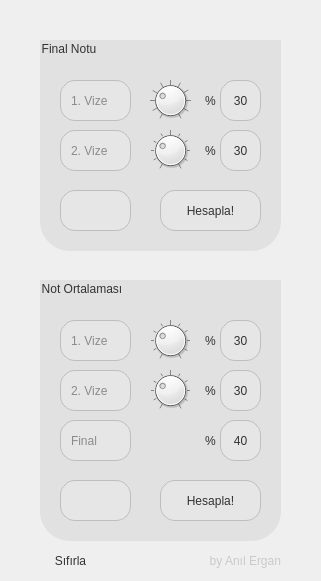
<?xml version="1.0" encoding="UTF-8"?>
<ui version="4.0">
 <class>MainWindow</class>
 <widget class="QMainWindow" name="MainWindow">
  <property name="geometry">
   <rect>
    <x>0</x>
    <y>0</y>
    <width>321</width>
    <height>581</height>
   </rect>
  </property>
  <property name="sizePolicy">
   <sizepolicy hsizetype="Preferred" vsizetype="Preferred">
    <horstretch>0</horstretch>
    <verstretch>0</verstretch>
   </sizepolicy>
  </property>
  <property name="minimumSize">
   <size>
    <width>321</width>
    <height>581</height>
   </size>
  </property>
  <property name="maximumSize">
   <size>
    <width>321</width>
    <height>581</height>
   </size>
  </property>
  <property name="windowTitle">
   <string>Grade Calculator</string>
  </property>
  <property name="windowIcon">
   <iconset resource="images.qrc">
    <normaloff>:/icons/qualifications.png</normaloff>:/icons/qualifications.png</iconset>
  </property>
  <property name="styleSheet">
   <string notr="true">#centralwidget{
	background-color: rgb(170, 85, 127);
}</string>
  </property>
  <widget class="QWidget" name="centralwidget">
   <property name="enabled">
    <bool>true</bool>
   </property>
   <property name="styleSheet">
    <string notr="true">#centralwidget{
background-color: rgb(235,235,235,30);
}


QPushButton:hover, #show_calc_note_avr:hover, #show_calc_final_note:hover {
padding:nope;
border: 1px solid rgb(190,190,190);
background-color: rgb(235,235,235);
}



QLabel, QPushButton, QLineEdit{
background-color: rgb(230,230,230);
border: 1px solid rgb(190,190,190);
border-radius: 15px;
color: rgb(50,50,50)
}

QObject{

font: 63 10pt &quot;Bahnschrift SemiBold&quot;;

}

QLineEdit{
background-color: rgb(230,230,230);
border: 1px solid rgb(190,190,190);
border-radius: 15px;
padding-left: 8px;

}

QGroupBox{
font: 63 12pt &quot;Bahnschrift SemiBold&quot;;
color: rgb(50,50,50); 
background-color: rgb(220,220,220,200);
border-bottom-right-radius: 30px;
border-bottom-left-radius: 30px;
}</string>
   </property>
   <widget class="QGroupBox" name="groupbox_note_avr">
    <property name="geometry">
     <rect>
      <x>40</x>
      <y>280</y>
      <width>241</width>
      <height>261</height>
     </rect>
    </property>
    <property name="styleSheet">
     <string notr="true">Groupbox{
font: 12pt &quot;Segoe Fluent Icons&quot;;}</string>
    </property>
    <property name="title">
     <string>Not Ortalaması</string>
    </property>
    <property name="alignment">
     <set>Qt::AlignLeading|Qt::AlignLeft|Qt::AlignVCenter</set>
    </property>
    <widget class="QLabel" name="show_note_avr_percent_vize1">
     <property name="geometry">
      <rect>
       <x>180</x>
       <y>40</y>
       <width>41</width>
       <height>41</height>
      </rect>
     </property>
     <property name="styleSheet">
      <string notr="true">padding:nope;</string>
     </property>
     <property name="text">
      <string>30</string>
     </property>
     <property name="alignment">
      <set>Qt::AlignCenter</set>
     </property>
    </widget>
    <widget class="QLineEdit" name="lineedit_note_avr_vize1">
     <property name="geometry">
      <rect>
       <x>20</x>
       <y>40</y>
       <width>71</width>
       <height>41</height>
      </rect>
     </property>
     <property name="styleSheet">
      <string notr="true"/>
     </property>
     <property name="text">
      <string/>
     </property>
     <property name="maxLength">
      <number>3</number>
     </property>
     <property name="placeholderText">
      <string>1. Vize</string>
     </property>
    </widget>
    <widget class="QDial" name="dial_note_avr_vize1">
     <property name="geometry">
      <rect>
       <x>110</x>
       <y>40</y>
       <width>41</width>
       <height>41</height>
      </rect>
     </property>
     <property name="maximum">
      <number>20</number>
     </property>
     <property name="singleStep">
      <number>2</number>
     </property>
     <property name="value">
      <number>6</number>
     </property>
     <property name="notchesVisible">
      <bool>true</bool>
     </property>
    </widget>
    <widget class="QLabel" name="text_note_avr_vize1">
     <property name="geometry">
      <rect>
       <x>155</x>
       <y>40</y>
       <width>31</width>
       <height>41</height>
      </rect>
     </property>
     <property name="styleSheet">
      <string notr="true">border: nope;
background-color:transparent;</string>
     </property>
     <property name="text">
      <string>%</string>
     </property>
     <property name="alignment">
      <set>Qt::AlignCenter</set>
     </property>
    </widget>
    <widget class="QLabel" name="show_note_avr_percent_vize2">
     <property name="geometry">
      <rect>
       <x>180</x>
       <y>90</y>
       <width>41</width>
       <height>41</height>
      </rect>
     </property>
     <property name="styleSheet">
      <string notr="true">padding:nope;</string>
     </property>
     <property name="text">
      <string>30</string>
     </property>
     <property name="alignment">
      <set>Qt::AlignCenter</set>
     </property>
    </widget>
    <widget class="QLineEdit" name="lineedit_note_avr_vize2">
     <property name="geometry">
      <rect>
       <x>20</x>
       <y>90</y>
       <width>71</width>
       <height>41</height>
      </rect>
     </property>
     <property name="maxLength">
      <number>3</number>
     </property>
     <property name="placeholderText">
      <string>2. Vize</string>
     </property>
    </widget>
    <widget class="QLabel" name="text_note_avr_vize1_2">
     <property name="geometry">
      <rect>
       <x>155</x>
       <y>90</y>
       <width>31</width>
       <height>41</height>
      </rect>
     </property>
     <property name="styleSheet">
      <string notr="true">border: nope;
background-color:transparent;</string>
     </property>
     <property name="text">
      <string>%</string>
     </property>
     <property name="alignment">
      <set>Qt::AlignCenter</set>
     </property>
    </widget>
    <widget class="QDial" name="dial_note_avr_vize2">
     <property name="geometry">
      <rect>
       <x>110</x>
       <y>90</y>
       <width>41</width>
       <height>41</height>
      </rect>
     </property>
     <property name="maximum">
      <number>20</number>
     </property>
     <property name="singleStep">
      <number>2</number>
     </property>
     <property name="value">
      <number>6</number>
     </property>
     <property name="notchesVisible">
      <bool>true</bool>
     </property>
    </widget>
    <widget class="QLabel" name="show_note_avr_percent_final">
     <property name="geometry">
      <rect>
       <x>180</x>
       <y>140</y>
       <width>41</width>
       <height>41</height>
      </rect>
     </property>
     <property name="styleSheet">
      <string notr="true">padding:nope;</string>
     </property>
     <property name="text">
      <string>40</string>
     </property>
     <property name="alignment">
      <set>Qt::AlignCenter</set>
     </property>
    </widget>
    <widget class="QLineEdit" name="lineedit_note_avr_final">
     <property name="geometry">
      <rect>
       <x>20</x>
       <y>140</y>
       <width>71</width>
       <height>41</height>
      </rect>
     </property>
     <property name="maxLength">
      <number>3</number>
     </property>
     <property name="placeholderText">
      <string>Final</string>
     </property>
    </widget>
    <widget class="QLabel" name="text_note_avr_vize1_3">
     <property name="geometry">
      <rect>
       <x>155</x>
       <y>140</y>
       <width>31</width>
       <height>41</height>
      </rect>
     </property>
     <property name="styleSheet">
      <string notr="true">border: nope;
background-color:transparent;</string>
     </property>
     <property name="text">
      <string>%</string>
     </property>
     <property name="alignment">
      <set>Qt::AlignCenter</set>
     </property>
    </widget>
    <widget class="QPushButton" name="button_note_avr">
     <property name="geometry">
      <rect>
       <x>120</x>
       <y>200</y>
       <width>101</width>
       <height>41</height>
      </rect>
     </property>
     <property name="cursor">
      <cursorShape>PointingHandCursor</cursorShape>
     </property>
     <property name="text">
      <string>Hesapla!</string>
     </property>
    </widget>
    <widget class="QLabel" name="show_calc_note_avr">
     <property name="geometry">
      <rect>
       <x>20</x>
       <y>200</y>
       <width>71</width>
       <height>41</height>
      </rect>
     </property>
     <property name="styleSheet">
      <string notr="true"/>
     </property>
     <property name="text">
      <string/>
     </property>
     <property name="alignment">
      <set>Qt::AlignCenter</set>
     </property>
    </widget>
   </widget>
   <widget class="QGroupBox" name="groupbox_final_note">
    <property name="geometry">
     <rect>
      <x>40</x>
      <y>40</y>
      <width>241</width>
      <height>211</height>
     </rect>
    </property>
    <property name="styleSheet">
     <string notr="true"/>
    </property>
    <property name="title">
     <string>Final Notu</string>
    </property>
    <property name="alignment">
     <set>Qt::AlignLeading|Qt::AlignLeft|Qt::AlignVCenter</set>
    </property>
    <property name="flat">
     <bool>false</bool>
    </property>
    <widget class="QLabel" name="show_final_note_percent_vize1">
     <property name="geometry">
      <rect>
       <x>180</x>
       <y>40</y>
       <width>41</width>
       <height>41</height>
      </rect>
     </property>
     <property name="styleSheet">
      <string notr="true">padding:nope;</string>
     </property>
     <property name="text">
      <string>30</string>
     </property>
     <property name="alignment">
      <set>Qt::AlignCenter</set>
     </property>
    </widget>
    <widget class="QLineEdit" name="lineedit_final_note_vize1">
     <property name="geometry">
      <rect>
       <x>20</x>
       <y>40</y>
       <width>71</width>
       <height>41</height>
      </rect>
     </property>
     <property name="maxLength">
      <number>3</number>
     </property>
     <property name="placeholderText">
      <string>1. Vize</string>
     </property>
    </widget>
    <widget class="QDial" name="dial_final_note_vize1">
     <property name="geometry">
      <rect>
       <x>110</x>
       <y>40</y>
       <width>41</width>
       <height>41</height>
      </rect>
     </property>
     <property name="maximum">
      <number>20</number>
     </property>
     <property name="singleStep">
      <number>2</number>
     </property>
     <property name="pageStep">
      <number>0</number>
     </property>
     <property name="value">
      <number>6</number>
     </property>
     <property name="orientation">
      <enum>Qt::Horizontal</enum>
     </property>
     <property name="invertedAppearance">
      <bool>false</bool>
     </property>
     <property name="invertedControls">
      <bool>false</bool>
     </property>
     <property name="wrapping">
      <bool>false</bool>
     </property>
     <property name="notchTarget">
      <double>0.000000000000000</double>
     </property>
     <property name="notchesVisible">
      <bool>true</bool>
     </property>
    </widget>
    <widget class="QLabel" name="text_final_note_vize1">
     <property name="geometry">
      <rect>
       <x>155</x>
       <y>40</y>
       <width>31</width>
       <height>41</height>
      </rect>
     </property>
     <property name="styleSheet">
      <string notr="true">border: nope;
background-color:transparent;
</string>
     </property>
     <property name="text">
      <string>%</string>
     </property>
     <property name="alignment">
      <set>Qt::AlignCenter</set>
     </property>
    </widget>
    <widget class="QLabel" name="show_final_note_percent_vize2">
     <property name="geometry">
      <rect>
       <x>180</x>
       <y>90</y>
       <width>41</width>
       <height>41</height>
      </rect>
     </property>
     <property name="styleSheet">
      <string notr="true">padding:nope;</string>
     </property>
     <property name="text">
      <string>30</string>
     </property>
     <property name="alignment">
      <set>Qt::AlignCenter</set>
     </property>
    </widget>
    <widget class="QLineEdit" name="lineedit_final_note_vize2">
     <property name="geometry">
      <rect>
       <x>20</x>
       <y>90</y>
       <width>71</width>
       <height>41</height>
      </rect>
     </property>
     <property name="maxLength">
      <number>3</number>
     </property>
     <property name="placeholderText">
      <string>2. Vize</string>
     </property>
    </widget>
    <widget class="QLabel" name="text_final_note_vize2">
     <property name="geometry">
      <rect>
       <x>155</x>
       <y>90</y>
       <width>31</width>
       <height>41</height>
      </rect>
     </property>
     <property name="styleSheet">
      <string notr="true">border: nope;
background-color:transparent;</string>
     </property>
     <property name="text">
      <string>%</string>
     </property>
     <property name="alignment">
      <set>Qt::AlignCenter</set>
     </property>
    </widget>
    <widget class="QDial" name="dial_final_note_vize2">
     <property name="geometry">
      <rect>
       <x>110</x>
       <y>90</y>
       <width>41</width>
       <height>41</height>
      </rect>
     </property>
     <property name="maximum">
      <number>20</number>
     </property>
     <property name="singleStep">
      <number>2</number>
     </property>
     <property name="value">
      <number>6</number>
     </property>
     <property name="sliderPosition">
      <number>6</number>
     </property>
     <property name="notchesVisible">
      <bool>true</bool>
     </property>
    </widget>
    <widget class="QPushButton" name="button_final_note">
     <property name="geometry">
      <rect>
       <x>120</x>
       <y>150</y>
       <width>101</width>
       <height>41</height>
      </rect>
     </property>
     <property name="cursor">
      <cursorShape>PointingHandCursor</cursorShape>
     </property>
     <property name="text">
      <string>Hesapla!</string>
     </property>
    </widget>
    <widget class="QLabel" name="show_calc_final_note">
     <property name="geometry">
      <rect>
       <x>20</x>
       <y>150</y>
       <width>71</width>
       <height>41</height>
      </rect>
     </property>
     <property name="styleSheet">
      <string notr="true"/>
     </property>
     <property name="text">
      <string/>
     </property>
     <property name="alignment">
      <set>Qt::AlignCenter</set>
     </property>
    </widget>
   </widget>
   <widget class="QLabel" name="text_by_anil">
    <property name="geometry">
     <rect>
      <x>170</x>
      <y>545</y>
      <width>111</width>
      <height>31</height>
     </rect>
    </property>
    <property name="styleSheet">
     <string notr="true">#text_by_anil{

background-color: transparent;
border:nope;
color: rgba(50,50,50,50) }

#text_by_anil:hover{

background-color: transparent;
border:nope;
color: rgba(50, 50,50, 100)
}</string>
    </property>
    <property name="text">
     <string>by Anıl Ergan</string>
    </property>
    <property name="alignment">
     <set>Qt::AlignRight|Qt::AlignTrailing|Qt::AlignVCenter</set>
    </property>
   </widget>
   <widget class="QPushButton" name="button_clear">
    <property name="geometry">
     <rect>
      <x>40</x>
      <y>550</y>
      <width>61</width>
      <height>21</height>
     </rect>
    </property>
    <property name="cursor">
     <cursorShape>PointingHandCursor</cursorShape>
    </property>
    <property name="styleSheet">
     <string notr="true">#button_clear{
border: none;
background: transparent;}

#button_clear:hover{
border: none;
background: transparent;
text-decoration: underline;
}

</string>
    </property>
    <property name="text">
     <string>Sıfırla</string>
    </property>
   </widget>
   <widget class="QLabel" name="warning_note_avr">
    <property name="geometry">
     <rect>
      <x>40</x>
      <y>260</y>
      <width>241</width>
      <height>16</height>
     </rect>
    </property>
    <property name="styleSheet">
     <string notr="true">background-color: transparent;
border: n;
font: 63 9pt &quot;Bahnschrift SemiBold&quot;;
color:red;
</string>
    </property>
    <property name="text">
     <string/>
    </property>
   </widget>
   <widget class="QLabel" name="warning_final_note">
    <property name="geometry">
     <rect>
      <x>40</x>
      <y>20</y>
      <width>241</width>
      <height>16</height>
     </rect>
    </property>
    <property name="styleSheet">
     <string notr="true">background-color: transparent;
border: n;
font: 63 9pt &quot;Bahnschrift SemiBold&quot;;
color:red;
</string>
    </property>
    <property name="text">
     <string/>
    </property>
   </widget>
  </widget>
 </widget>
 <resources>
  <include location="images.qrc"/>
 </resources>
 <connections/>
</ui>
